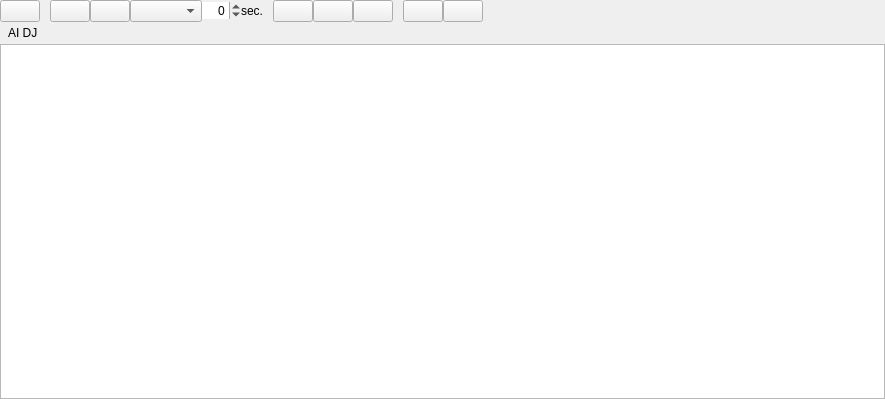
<?xml version="1.0" encoding="UTF-8"?>
<ui version="4.0">
 <class>DlgAutoDJ</class>
 <widget class="QWidget" name="DlgAutoDJ">
  <property name="geometry">
   <rect>
    <x>0</x>
    <y>0</y>
    <width>885</width>
    <height>399</height>
   </rect>
  </property>
  <property name="windowTitle">
   <string>Auto DJ</string>
  </property>
  <layout class="QVBoxLayout" name="verticalLayout">
   <property name="spacing">
    <number>0</number>
   </property>
   <property name="leftMargin">
    <number>0</number>
   </property>
   <property name="topMargin">
    <number>0</number>
   </property>
   <property name="rightMargin">
    <number>0</number>
   </property>
   <property name="bottomMargin">
    <number>0</number>
   </property>
   <item>
    <widget class="QWidget" name="LibraryFeatureControls">
     <layout class="QHBoxLayout" name="horizontalLayout">
      <property name="spacing">
       <number>0</number>
      </property>
      <property name="leftMargin">
       <number>0</number>
      </property>
      <property name="topMargin">
       <number>0</number>
      </property>
      <property name="rightMargin">
       <number>0</number>
      </property>
      <property name="bottomMargin">
       <number>0</number>
      </property>
      <item>
       <widget class="QPushButton" name="pushButtonAutoDJ">
        <property name="focusPolicy">
         <enum>Qt::NoFocus</enum>
        </property>
        <property name="sizePolicy">
         <sizepolicy hsizetype="Preferred" vsizetype="Fixed">
          <horstretch>0</horstretch>
          <verstretch>0</verstretch>
         </sizepolicy>
        </property>
        <property name="checkable">
         <bool>true</bool>
        </property>
       </widget>
      </item>
      <item>
       <spacer name="horizontalSpacer_1">
        <property name="orientation">
         <enum>Qt::Horizontal</enum>
        </property>
        <property name="sizeType">
         <enum>QSizePolicy::Fixed</enum>
        </property>
        <property name="sizeHint" stdset="0">
         <size>
          <width>10</width>
          <height>1</height>
         </size>
        </property>
       </spacer>
      </item>
      <item>
       <widget class="QPushButton" name="pushButtonFadeNow">
        <property name="focusPolicy">
         <enum>Qt::NoFocus</enum>
        </property>
        <property name="sizePolicy">
         <sizepolicy hsizetype="Preferred" vsizetype="Fixed">
          <horstretch>0</horstretch>
          <verstretch>0</verstretch>
         </sizepolicy>
        </property>
       </widget>
      </item>
      <item>
       <widget class="QPushButton" name="pushButtonSkipNext">
        <property name="focusPolicy">
         <enum>Qt::NoFocus</enum>
        </property>
        <property name="sizePolicy">
         <sizepolicy hsizetype="Preferred" vsizetype="Fixed">
          <horstretch>0</horstretch>
          <verstretch>0</verstretch>
         </sizepolicy>
        </property>
        <property name="checkable">
         <bool>false</bool>
        </property>
       </widget>
      </item>
      <item>
       <widget class="QComboBox" name="fadeModeCombobox">
       </widget>
      </item>
      <item>
       <widget class="QSpinBox" name="spinBoxTransition">
        <property name="sizePolicy">
         <sizepolicy hsizetype="Fixed" vsizetype="Fixed">
          <horstretch>0</horstretch>
          <verstretch>0</verstretch>
         </sizepolicy>
        </property>
        <property name="frame">
         <bool>false</bool>
        </property>
        <property name="alignment">
         <set>Qt::AlignRight|Qt::AlignTrailing|Qt::AlignVCenter</set>
        </property>
        <property name="minimum">
         <number>-99</number>
        </property>
       </widget>
      </item>
      <item>
       <widget class="QLabel" name="labelTransitionAppendix">
        <property name="text">
         <string>sec.</string>
        </property>
       </widget>
      </item>
      <item>
       <spacer name="horizontalSpacer_2">
        <property name="orientation">
         <enum>Qt::Horizontal</enum>
        </property>
        <property name="sizeType">
         <enum>QSizePolicy::Fixed</enum>
        </property>
        <property name="sizeHint" stdset="0">
         <size>
          <width>10</width>
          <height>1</height>
         </size>
        </property>
       </spacer>
      </item>
      <item>
       <widget class="QPushButton" name="pushButtonShuffle">
        <property name="focusPolicy">
         <enum>Qt::NoFocus</enum>
        </property>
        <property name="sizePolicy">
         <sizepolicy hsizetype="Preferred" vsizetype="Fixed">
          <horstretch>0</horstretch>
          <verstretch>0</verstretch>
         </sizepolicy>
        </property>
        <property name="checkable">
         <bool>false</bool>
        </property>
       </widget>
      </item>
      <item>
       <widget class="QPushButton" name="pushButtonAddRandomTrack">
        <property name="focusPolicy">
         <enum>Qt::NoFocus</enum>
        </property>
        <property name="sizePolicy">
         <sizepolicy hsizetype="Preferred" vsizetype="Fixed">
          <horstretch>0</horstretch>
          <verstretch>0</verstretch>
         </sizepolicy>
        </property>
       </widget>
      </item>
      <item>
       <widget class="QPushButton" name="pushButtonRepeatPlaylist">
        <property name="focusPolicy">
         <enum>Qt::NoFocus</enum>
        </property>
        <property name="sizePolicy">
         <sizepolicy hsizetype="Preferred" vsizetype="Fixed">
          <horstretch>0</horstretch>
          <verstretch>0</verstretch>
         </sizepolicy>
        </property>
        <property name="checkable">
         <bool>true</bool>
        </property>
       </widget>
      </item>
      <item>
       <spacer name="horizontalSpacerAiDj">
        <property name="orientation">
         <enum>Qt::Horizontal</enum>
        </property>
        <property name="sizeType">
         <enum>QSizePolicy::Fixed</enum>
        </property>
        <property name="sizeHint" stdset="0">
         <size>
          <width>10</width>
          <height>1</height>
         </size>
        </property>
       </spacer>
      </item>
      <item>
       <widget class="QPushButton" name="pushButtonSmartQueue">
        <property name="focusPolicy">
         <enum>Qt::NoFocus</enum>
        </property>
        <property name="sizePolicy">
         <sizepolicy hsizetype="Preferred" vsizetype="Fixed">
          <horstretch>0</horstretch>
          <verstretch>0</verstretch>
         </sizepolicy>
        </property>
        <property name="checkable">
         <bool>true</bool>
        </property>
       </widget>
      </item>
      <item>
       <widget class="QPushButton" name="pushButtonAutoSync">
        <property name="focusPolicy">
         <enum>Qt::NoFocus</enum>
        </property>
        <property name="sizePolicy">
         <sizepolicy hsizetype="Preferred" vsizetype="Fixed">
          <horstretch>0</horstretch>
          <verstretch>0</verstretch>
         </sizepolicy>
        </property>
        <property name="checkable">
         <bool>true</bool>
        </property>
       </widget>
      </item>
      <item>
       <spacer name="horizontalSpacer_3">
        <property name="orientation">
         <enum>Qt::Horizontal</enum>
        </property>
        <property name="sizeHint" stdset="0">
         <size>
          <width>1</width>
          <height>20</height>
         </size>
        </property>
       </spacer>
      </item>
      <item>
       <widget class="QLabel" name="labelSelectionInfo">
        <property name="text">
         <string/>
        </property>
       </widget>
      </item>
     </layout>
    </widget>
   </item>
   <item>
    <widget class="QFrame" name="aidjStatusBar">
     <property name="frameShape">
      <enum>QFrame::NoFrame</enum>
     </property>
     <layout class="QHBoxLayout" name="aidjStatusLayout">
      <property name="spacing">
       <number>8</number>
      </property>
      <property name="leftMargin">
       <number>8</number>
      </property>
      <property name="topMargin">
       <number>4</number>
      </property>
      <property name="rightMargin">
       <number>8</number>
      </property>
      <property name="bottomMargin">
       <number>4</number>
      </property>
      <item>
       <widget class="QLabel" name="labelAiDjTitle">
        <property name="text">
         <string>AI DJ</string>
        </property>
       </widget>
      </item>
      <item>
       <widget class="QLabel" name="labelNextUp">
        <property name="text">
         <string/>
        </property>
       </widget>
      </item>
      <item>
       <spacer name="aidjSpacerMid">
        <property name="orientation">
         <enum>Qt::Horizontal</enum>
        </property>
        <property name="sizeHint" stdset="0">
         <size>
          <width>1</width>
          <height>1</height>
         </size>
        </property>
       </spacer>
      </item>
      <item>
       <widget class="QLabel" name="labelBpmMatch">
        <property name="text">
         <string/>
        </property>
       </widget>
      </item>
      <item>
       <widget class="QLabel" name="labelKeyMatch">
        <property name="text">
         <string/>
        </property>
       </widget>
      </item>
      <item>
       <widget class="QLabel" name="labelSyncStatus">
        <property name="text">
         <string/>
        </property>
       </widget>
      </item>
     </layout>
    </widget>
   </item>
   <item>
    <widget class="QTableView" name="m_pTrackTablePlaceholder">
     <property name="showGrid">
      <bool>true</bool>
     </property>
    </widget>
   </item>
  </layout>
 </widget>
 <resources>
  <include location="../../../res/mixxx.qrc"/>
 </resources>
 <connections/>
</ui>
